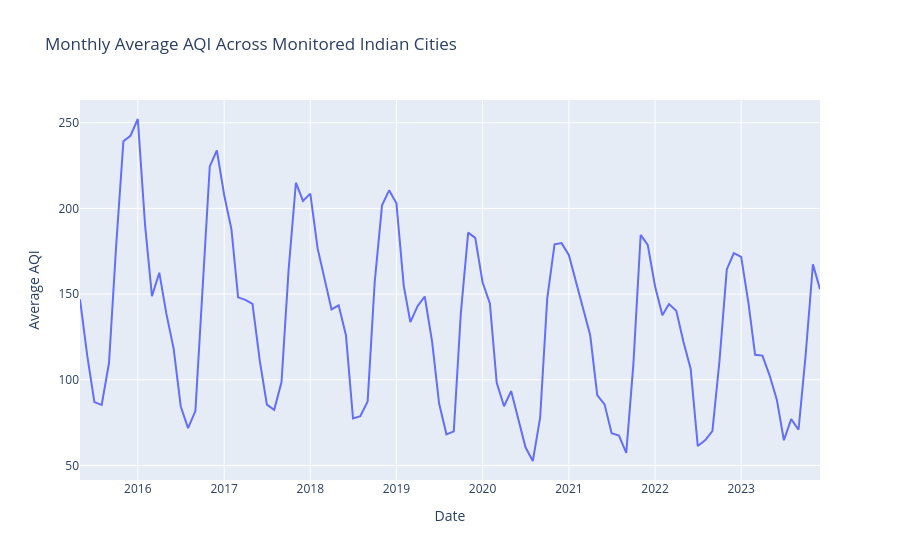

Write notebook code for a chart like this one.
### Code cell
fig = px.line(
    monthly_aqi,
    x="date",
    y="avg_aqi",
    title="Monthly Average AQI Across Monitored Indian Cities"
)

fig.update_layout(
    xaxis_title="Date",
    yaxis_title="Average AQI"
)

fig.show()
